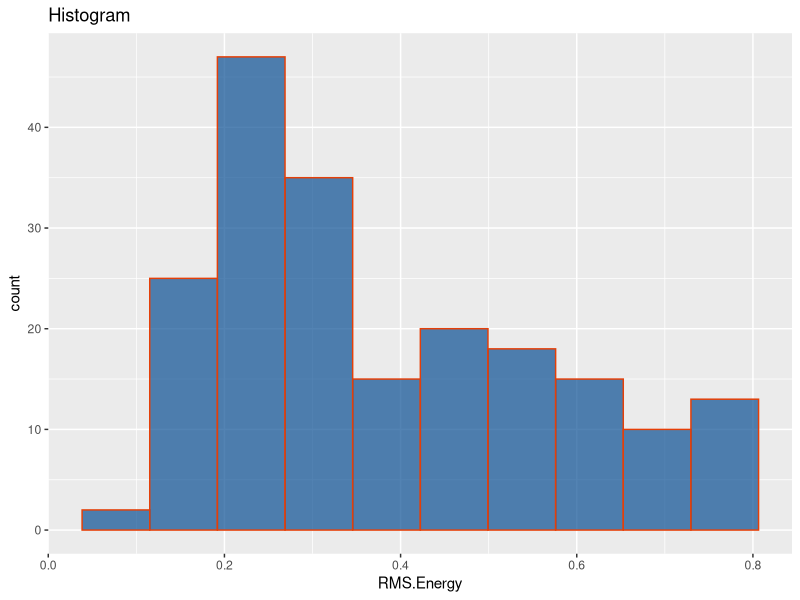

Source code (R):
library(ggplot2)
library(readr)
df <- read.csv("music_genre_dataset.csv")
p <- ggplot(df, aes(x = RMS.Energy)) +
geom_histogram(bins = 10, fill = '#094e92', color = '#e43f08', alpha = 0.7) +
labs(title = "Histogram")
print(p)